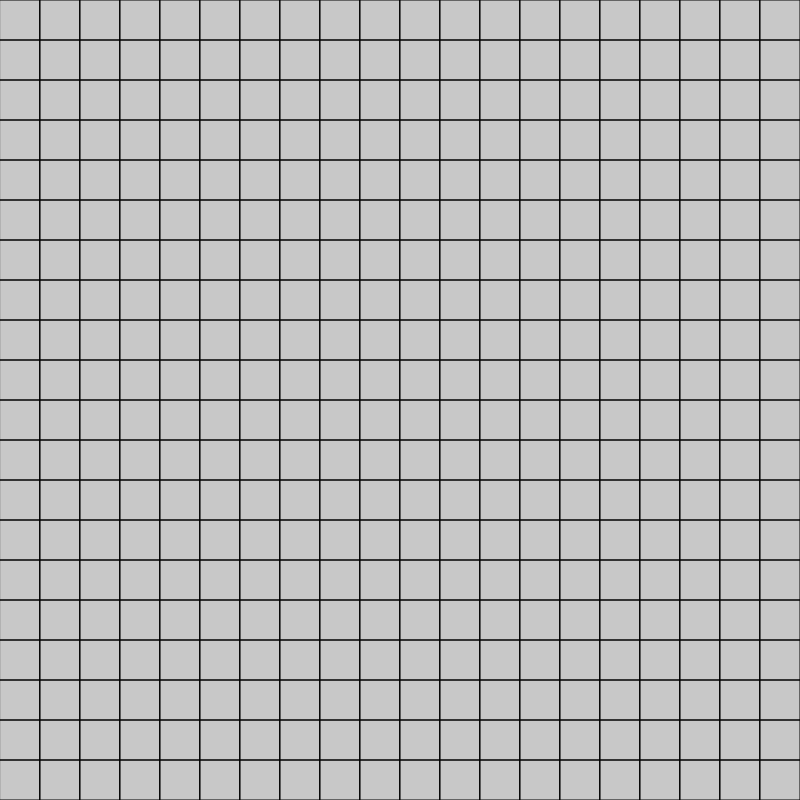
Frame 1 (no input)
Frame 60 (no input): identical to frame 1, image omitted
Frame 120 (the mouse pressed at the canvas centre since frame 60): identical to frame 1, image omitted

The p5.js sketch that drew this single still picture (run headless with seeded random() and noise() and a simulated clock; from frame 60 on, the mouse is pressed at the canvas centre):

// p5.js sketch
// ── sketch.js
const CANVAS_SIZE = 800;
const TILE_SIZE = 40;
const BACKGROUND_COLOUR = 200;

var tileMap;

function setup() {
	createCanvas(CANVAS_SIZE, CANVAS_SIZE);
	tileMap = new TileMap(CANVAS_SIZE, TILE_SIZE);
	tileMap.populateTileMap();
}

function draw() {
	background(BACKGROUND_COLOUR);
	tileMap.updateTiles();
}

// ── a_star_search.js
class AStar
{
    constructor(startingNode, targetNode, tileMap)
    {
        this.startingNode = startingNode; // starting node of the search
        this.targetNode = targetNode; // target node of the search
        this.tileMap = tileMap; // the tile map for the game
    }

    search() {
        //TODO implement priority queue

        // add starting node to priority queue (frontier)

        //while frontier is not empty
            //take the node off the front of the queue
            //if node is goal
                //goal reached, stop search
            //for each node successor of current node
                //add to the frontier sorted by FCost
        //repeat until goal is reached and return goal
        //if frontier is empty before goal is reached return failure
    }

    getNeighbors(node) {
        var neighbors = [];
        var edge = tileMap.isEdgeCase(node);

        if(!edge) {
            neighbors.push(tileMap.getTileFromCoord(node.getX() + 1, node.getY()));
            neighbors.push(tileMap.getTileFromCoord(node.getX() - 1, node.getY()));
            neighbors.push(tileMap.getTileFromCoord(node.getX(), node.getY() + 1));
            neighbors.push(tileMap.getTileFromCoord(node.getX(), node.getY() - 1));
            return;
        }

        switch(edge) {
            case "LEFT":
                neighbors.push(tileMap.getTileFromCoord(node.getX() + 1, node.getY()));
                neighbors.push(tileMap.getTileFromCoord(node.getX(), node.getY() + 1));
                neighbors.push(tileMap.getTileFromCoord(node.getX(), node.getY() - 1));
                break;
            case "RIGHT":
                neighbors.push(tileMap.getTileFromCoord(node.getX() - 1, node.getY()));
                neighbors.push(tileMap.getTileFromCoord(node.getX(), node.getY() + 1));
                neighbors.push(tileMap.getTileFromCoord(node.getX(), node.getY() - 1));
                break;
            case "UP":
                neighbors.push(tileMap.getTileFromCoord(node.getX() + 1, node.getY()));
                neighbors.push(tileMap.getTileFromCoord(node.getX() - 1, node.getY()));
                neighbors.push(tileMap.getTileFromCoord(node.getX(), node.getY() - 1));
                break;
            case "DOWN":
                neighbors.push(tileMap.getTileFromCoord(node.getX() + 1, node.getY()));
                neighbors.push(tileMap.getTileFromCoord(node.getX(), node.getY() + 1));
                neighbors.push(tileMap.getTileFromCoord(node.getX() - 1, node.getY()));
                break;
            case "LEFT_UP":
                neighbors.push(tileMap.getTileFromCoord(node.getX() + 1, node.getY()));
                neighbors.push(tileMap.getTileFromCoord(node.getX(), node.getY() - 1));
                break;
            case "RIGHT_UP":
                neighbors.push(tileMap.getTileFromCoord(node.getX() - 1, node.getY()));
                neighbors.push(tileMap.getTileFromCoord(node.getX(), node.getY() - 1));
                break;
            case "LEFT_DOWN":
                neighbors.push(tileMap.getTileFromCoord(node.getX() + 1, node.getY()));
                neighbors.push(tileMap.getTileFromCoord(node.getX(), node.getY() + 1));
                break;
            case "RIGHT_DOWN":
                neighbors.push(tileMap.getTileFromCoord(node.getX() + 1, node.getY()));
                neighbors.push(tileMap.getTileFromCoord(node.getX(), node.getY() + 1));
                break;
        }

    }

    getFCost(node) {
        return getGCost(node) + getHCost(node);
    }

    // the manhattan distance between the start and end nodes, this is our pathfinding heuristic
    getHCost(node)
    {
        return (abs(node.getX() - this.targetNode.getX()) + abs(node.getY() - this.targetNode.getY()));
    }

    getGCost(node) {
        return (abs(node.getX() - this.startingNode.getX()) + abs(node.getY() - this.startingNode.getY()));
    }
}

// ── grid.js
class Grid {

  constructor(canvasWidth, canvasHeight, tileWidth, tileHeight) {
    this.canvasWidth = canvasWidth;
    this.canvasHeight = canvasHeight;
    this.tileWidth = tileWidth;
    this.tileHeight = tileHeight;
    this.tiles = [];
  }

  populateGrid() {
    for(x = 0; x < this.canvasWidth; x += this.tileWidth) {
      for(y = 0; y < this.canvasHeight; y += this.tileHeight) {
        var tile = new Tile(x, y, this.tileWidth, this.tileHeight)
        this.tiles.push(tile);
      }
    }
  }

  update() {
    this.tiles.forEach( tile => {
      tile.show();
    });
  }

  getKey(x, y) {

  }

  show() {

  }
}

// ── priority_queue.js
class PriorityQueue {

    constructor() {

        this.nodes = [];

    }

    enqueue(node, priority) {
        var QNode = new QNode(node, priority);
        for(var i = 0; i < this.nodes.length; i++) {
            //if the new nodes priority is less than the current node
            if (this.nodes[i].priority > QNode.priority)
            {
                //splice in the value before that current node
                this.nodes.splice(i, 0, QNode);
                break;
            }
        }
    }

    dequeue() {
        if(!isEmpty)
        {
            this.nodes.shift();
        }
        else
        {
            return null;
        }
    }

    front() {
        if(!isEmpty())
        {
            return this.nodes[0];
        }
        else
        {
            return null;
        }
    }

    isEmpty() {
        return this.nodes.isEmpty();
    }
}

// ── queue_node.js
class QNode {
    constructor(node, priority)
    {
        this.node = node;
        this.priority = priority;
    }
}

// ── tile.js
class Tile
{

    constructor(x, y, tileSize)
    {
        this.x = x;
        this.y = y;
        this.tileSize = tileSize;
        this.pos = createVector(x, y);
    }

    show()
    {
        noFill();
        stroke(0);
        rect(this.pos.x, this.pos.y, this.tileSize, this.tileSize);
    }

}

// ── tile_map.js
class TileMap
{

    constructor(canvasSize, tileSize)
    {
        this.canvasSize = canvasSize;
        this.tileSize = tileSize;
        this.tiles = [];
    }

    populateTileMap()
    {
        for(var x = 0; x < this.canvasSize; x += this.tileSize)
        {
            const row = [];
            for(var y = 0; y < this.canvasSize; y += this.tileSize)
            {
                row.push(new Tile(x, y, this.tileSize));
            }
            this.tiles.push(row);
        }
    }

    updateTiles()
    {
        var rowLength = this.tiles.length; // the number of rows
        var columnLength = this.tiles[0].length; // the number of columns

        for(var rows = 0; rows < rowLength; rows++)
        {
            for(var columns = 0; columns < columnLength; columns++)
            {
                this.tiles[rows][columns].show();
            }
        }
    }

}
